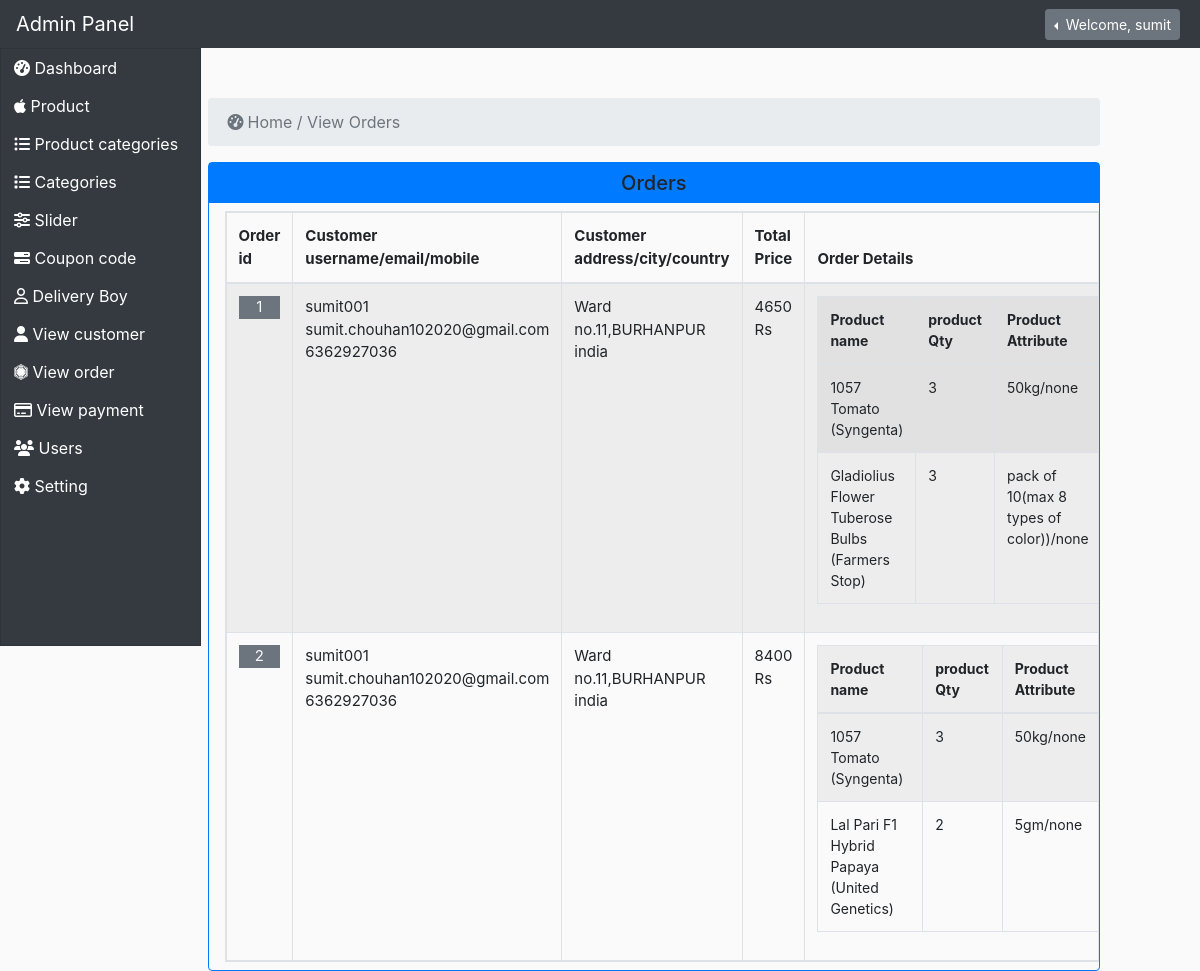
/admin_area/index.php?view_order (signed in), run on the app's committed database.
### tables this page shows
CREATE TABLE `orders` (
  `order_id` int(11) NOT NULL,
  `delivery_address` text NOT NULL,
  `city` varchar(255) NOT NULL,
  `mobile_no` bigint(20) NOT NULL,
  `zipcode` int(100) NOT NULL,
  `customer_id` int(11) NOT NULL,
  `invoice_no` bigint(20) NOT NULL,
  `total_amount` int(100) NOT NULL,
  `order_date` timestamp NOT NULL DEFAULT current_timestamp(),
  `payment_status` text NOT NULL,
  `order_status` varchar(255) NOT NULL DEFAULT '6',
  `deliveryboy_id` int(11) NOT NULL,
  `payment_mode` varchar(255) NOT NULL,
  `payment_id` text NOT NULL
);

CREATE TABLE `customers` (
  `cus_id` int(11) NOT NULL,
  `cus_name` varchar(255) NOT NULL,
  `cus_email` varchar(255) NOT NULL,
  `cus_password` text NOT NULL,
  `cus_username` varchar(255) NOT NULL,
  `cus_country` varchar(255) NOT NULL,
  `cus_city` varchar(255) NOT NULL,
  `cus_address` text NOT NULL,
  `cus_contact` int(10) NOT NULL,
  `cus_ip` text DEFAULT NULL,
  `cus_image` varchar(255) NOT NULL,
  `status` int(11) NOT NULL DEFAULT 1,
  `email_status` int(11) NOT NULL DEFAULT 0,
  `time&date` timestamp NOT NULL DEFAULT current_timestamp()
);

CREATE TABLE `order_details` (
  `id` int(11) NOT NULL,
  `order_id` int(11) NOT NULL,
  `product_id` int(11) NOT NULL,
  `attribute_id` int(11) NOT NULL,
  `qty` int(100) NOT NULL
);

CREATE TABLE `products` (
  `product_id` int(11) NOT NULL,
  `product_name` varchar(255) NOT NULL,
  `product_p_cat_id` int(11) NOT NULL,
  `product_cat_id` int(11) NOT NULL,
  `product_crea_time` timestamp NOT NULL DEFAULT current_timestamp(),
  `product_img1` varchar(255) NOT NULL,
  `product_img2` varchar(255) NOT NULL,
  `product_img3` varchar(255) NOT NULL,
  `product_price` int(10) NOT NULL,
  `product_desc` text NOT NULL,
  `product_keyword` varchar(255) NOT NULL
);

CREATE TABLE `product_attribute` (
  `attribute_id` int(11) NOT NULL,
  `product_id` int(11) NOT NULL,
  `product_size` varchar(100) NOT NULL,
  `product_color` varchar(100) NOT NULL,
  `product_price` int(100) NOT NULL,
  `added_on` timestamp NOT NULL DEFAULT current_timestamp()
);

### admin_area/functions/function.php (called while the page is built, shortened)
<?php
include "includes/db.php";
function getOrderDetailsById($oid){
    global $conn;
    $get_order_attr="select products.product_name,products.product_img1,product_attribute.product_size,product_attribute.product_color,product_attribute.product_price,order_details.qty from products,product_attribute,order_details where products.product_id=order_details.product_id and product_attribute.attribute_id=order_details.attribute_id and order_details.order_id='$oid'";
    $attr=mysqli_fetch_all(mysqli_query($conn,$get_order_attr),MYSQLI_ASSOC);
    return $attr;
}
?>

### admin_area/view_ord.php (the view, shortened to what this page needs)
<?php
@include "includes/db.php";
if(!isset($_SESSION['admin'])){
    header("Location: login.php");
}else{
?>
<nav>
    <ol class="breadcrumb">
        <li class="breadcrumb-item active">
            <i class="fa fa-dashboard align-middle p-1"></i> Home / View Orders
        </li>
    </ol>
</nav>
<div class="panel border border-primary rounded">
            <div class="panel-heading bg-primary py-1 text-center h5 py-2">Orders</div>
            <div class="panel-body m-2">
                <table class="table table-hover table-striped m-2 table-bordered table-responsive" style="font-size:15px;">
                    <thead>
                        <tr>
                            <th colspan=1>Order id</th>
                            <th>Customer username/email/mobile</th>
                            <th>Customer address/city/country</th>
                            <th>Total Price</th>
                            <th colspan=1>Order Details</th>
                        </tr>
                    </thead>
                    <tbody>
                        <?php
                        $get_orders="select orders.*,order_status.status,customers.cus_name,customers.cus_email,customers.cus_username,customers.cus_country from
                        orders,customers,order_status where customers.cus_id=orders.customer_id and order_status.id=orders.order_status";
                        $getAllOrders=mysqli_fetch_all(mysqli_query($conn,$get_orders),MYSQLI_ASSOC);
                        foreach($getAllOrders as $list){?>
                            <tr>
                                <td><a href="?oid=<?php echo $list['order_id'];?>" class="text-light" style="text-decoration:none;"><div class="bg-secondary text-center"><?php echo $list['order_id'];?></div></a></td>
                                <td><?php echo $list['cus_username'];?><br><?php echo $list['cus_email'];?><br><?php echo $list['mobile_no'];?></td>
                                <td><?php echo $list['delivery_address'];?>,<?php echo $list['city'];?><br><?php echo $list['cus_country'];?></td>
                                <td><?php echo $list['total_amount'];?> Rs</td>
                                <td>
                                    <table class="table" style="font-size:14px;">
                                        <thead>
                                            <tr>
                                                <th>Product name</th>
                                                <th>product Qty</th>
                                                <th>Product Attribute</th>
                                            </tr>
                                        </thead>
                                        <tbody>
                                        <?php
                                        $getOrderDetailsById=getOrderDetailsById($list['order_id']);
                                        foreach($getOrderDetailsById as $val){?>
                                            <tr >
                                                <td style="font-weight: 400;"><?php echo $val['product_name'] ?></td>
                                                <td  style="font-weight: 400;"><?php echo $val['qty'] ?></td>
                                                <td  style="font-weight: 400;"><?php echo $val['product_size'].'/'.$val['product_color']; ?></td>
                                            </tr>
                                            <?php } ?>
                                        </tbody>
                                    </table>
                                </td>
                            </tr>
                            <?php
                        }
                        ?>
                    </tbody>
                </table>
            </div>
        </div>
    </div>
                    <?php } ?>

### data on the page
orders: order_id "1", customer.cus_username "sumit001", customer.cus_email "sumit.chouhan102020@gmail.com", mobile_no "6362927036", delivery_address "Ward no.11", city "BURHANPUR", customer.cus_country "india", total_amount "4650"
order_details: product.product_name "1057 Tomato (Syngenta)", qty "3", attribute.product_size "50kg", attribute.product_color "none"
order_details: product.product_name "Gladiolius Flower Tuberose Bulbs (Farmers Stop)", qty "3", attribute.product_size "pack of 10(max 8 types of color))", attribute.product_color "none"
orders: order_id "2", customer.cus_username "sumit001", customer.cus_email "sumit.chouhan102020@gmail.com", mobile_no "6362927036", delivery_address "Ward no.11", city "BURHANPUR", customer.cus_country "india", total_amount "8400"
order_details: product.product_name "Lal Pari F1 Hybrid Papaya (United Genetics)", qty "2", attribute.product_size "5gm", attribute.product_color "none"

### other printed values
$_SESSION['admin'] "sumit"
